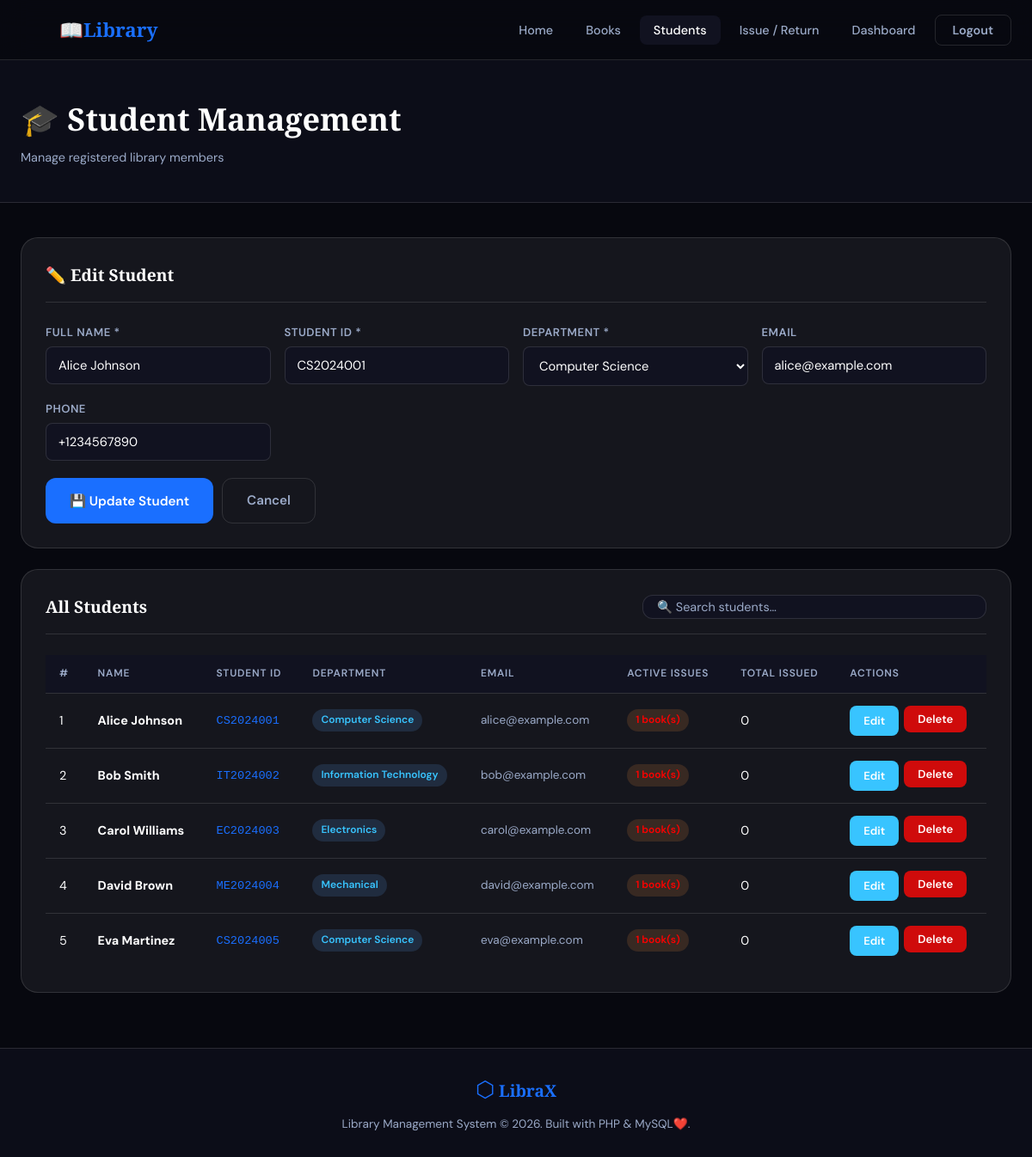
Page /students.php?edit=1 (signed in) on the committed database.
### tables this page shows
CREATE TABLE IF NOT EXISTS `students` (
    `id`         INT AUTO_INCREMENT PRIMARY KEY,
    `name`       VARCHAR(120) NOT NULL,
    `student_id` VARCHAR(50)  NOT NULL UNIQUE COMMENT 'College/University roll number',
    `department` VARCHAR(100) NOT NULL,
    `email`      VARCHAR(150) DEFAULT NULL,
    `phone`      VARCHAR(20)  DEFAULT NULL,
    `created_at` TIMESTAMP DEFAULT CURRENT_TIMESTAMP
);

### students.php (the view, shortened to what this page needs)
<?php
require_once 'includes/db.php';
$edit_student = null;
if (isset($_GET['edit']) && isset($_SESSION['admin'])) {
    $id = (int)$_GET['edit'];
    $edit_student = $conn->query("SELECT * FROM students WHERE id = $id")->fetch_assoc();
}
$students = $conn->query("
    SELECT s.*,
           COUNT(t.id) AS total_issued,
           SUM(CASE WHEN t.return_date IS NULL THEN 1 ELSE 0 END) AS active_issues
    FROM students s
    LEFT JOIN transactions t ON s.id = t.student_id
    GROUP BY s.id
    ORDER BY s.name ASC
");
require_once 'includes/header.php';
?>
<div class="page-header">
    <div class="page-header-inner">
        <div>
            <div class="page-title">🎓 Student Management</div>
            <div class="page-subtitle">Manage registered library members</div>
        </div>
    </div>
</div>
<div class="content-area">
    <?php if (isset($_SESSION['admin'])): ?>
    <div class="panel">
        <div class="panel-header">
            <div class="panel-title"><?= $edit_student ? '✏️ Edit Student' : '➕ Add New Student' ?></div>
        </div>
        <form method="POST" action="students.php" data-validate>
            <div class="form-grid">
                <div class="form-group">
                    <label>Full Name *</label>
                    <input type="text" name="name" class="form-control" required
                           placeholder="e.g. John Doe"
                           value="<?= htmlspecialchars($edit_student['name'] ?? '') ?>">
                </div>
                <div class="form-group">
                    <label>Student ID *</label>
                    <input type="text" name="student_id" class="form-control" required
                           placeholder="e.g. CS2024001"
                           value="<?= htmlspecialchars($edit_student['student_id'] ?? '') ?>">
                </div>
                <div class="form-group">
                    <label>Department *</label>
                    <select name="department" class="form-control" required>
                        <?php
                        $depts = ['Computer Science','Information Technology','Electronics','Mechanical','Civil','Electrical','Business Administration','Mathematics','Physics','Other'];
                        foreach ($depts as $dept):
                            $sel = ($edit_student['department'] ?? '') === $dept ? 'selected' : '';
                        ?>
                        <option value="<?= $dept ?>" <?= $sel ?>><?= $dept ?></option>
                        <?php endforeach; ?>
                    </select>
                </div>
                <div class="form-group">
                    <label>Email</label>
                    <input type="email" name="email" class="form-control"
                           placeholder="student@example.com"
                           value="<?= htmlspecialchars($edit_student['email'] ?? '') ?>">
                </div>
                <div class="form-group">
                    <label>Phone</label>
                    <input type="text" name="phone" class="form-control"
                           placeholder="e.g. +1234567890"
                           value="<?= htmlspecialchars($edit_student['phone'] ?? '') ?>">
                </div>
            </div>
            <div class="form-actions">
                <button type="submit" class="btn btn-primary">
                    <?= $edit_student ? '💾 Update Student' : '➕ Add Student' ?>
                </button>
                <?php if ($edit_student): ?>
                    <a href="students.php" class="btn btn-ghost">Cancel</a>
                <?php endif; ?>
            </div>
        </form>
    </div>
    <?php endif; ?>
    <div class="panel">
        <div class="panel-header">
            <div class="panel-title">All Students</div>
            <div class="search-bar">
                <input type="text" id="searchInput" placeholder="🔍 Search students…">
            </div>
        </div>
        <div class="table-wrap">
            <?php if ($students->num_rows > 0): ?>
            <table>
                <thead>
                    <tr>
                        <th>#</th>
                        <th>Name</th>
                        <th>Student ID</th>
                        <th>Department</th>
                        <th>Email</th>
                        <th>Active Issues</th>
                        <th>Total Issued</th>
                        <?php if (isset($_SESSION['admin'])): ?><th>Actions</th><?php endif; ?>
                    </tr>
                </thead>
                <tbody>
                    <?php while ($s = $students->fetch_assoc()): ?>
                    <tr>
                        <td><?= $s['id'] ?></td>
                        <td><strong><?= htmlspecialchars($s['name']) ?></strong></td>
                        <td><code style="color:var(--accent);font-size:0.85rem;"><?= htmlspecialchars($s['student_id']) ?></code></td>
                        <td><span class="badge badge-info"><?= htmlspecialchars($s['department']) ?></span></td>
                        <td style="color:var(--text-muted);font-size:0.85rem;"><?= htmlspecialchars($s['email'] ?: '—') ?></td>
                        <td>
                            <?php if ($s['active_issues'] > 0): ?>
                                <span class="badge badge-warning"><?= $s['active_issues'] ?> book(s)</span>
                            <?php else: ?>
                                <span class="badge badge-success">None</span>
                            <?php endif; ?>
                        </td>
                        <td><?= $s['total_issued'] ?></td>
                        <?php if (isset($_SESSION['admin'])): ?>
                        <td>
                            <div class="td-actions">
                                <a href="students.php?edit=<?= $s['id'] ?>" class="btn btn-info btn-sm">Edit</a>
                                <form method="POST" style="display:inline;">
                                    <button type="submit" class="btn btn-danger btn-sm confirm-delete">Delete</button>
                                </form>
                            </div>
                        </td>
                        <?php endif; ?>
                    </tr>
                    <?php endwhile; ?>
                </tbody>
            </table>
            <?php endif; ?>
        </div>
    </div>
</div>
<?php require_once 'includes/footer.php'; ?>

### assets/css/style.css (style rules this page uses)
:root { --bg: #07080f; --bg2: #0c0d18; --bg3: #111220; --card: rgba(255,255,255,0.06); --border: rgba(255,255,255,0.12); --accent: #1a6fff; --accent2: #0047cc; --text: #ffffff; --text-muted: #9baac8; --success: #22c55e; --danger: #cf0b0b; --info: #38c4ff; --warning: #fc0000; --radius: 12px; --radius-lg: 20px; --shadow: 0 4px 24px rgba(0,0,0,0.6); --shadow-lg: 0 12px 48px rgba(0,0,0,0.8); --font-display: 'Playfair Display', serif; --font-body: 'DM Sans', sans-serif; --nav-h: 70px; }
*, *::before, *::after { box-sizing: border-box; margin: 0; padding: 0; }
html { scroll-behavior: smooth; }
body { font-family: var(--font-body); background: var(--bg); color: var(--text); line-height: 1.6; min-height: 100vh; }
a { color: inherit; text-decoration: none; }
.btn { display: inline-flex; align-items: center; padding: 13px 28px; border-radius: var(--radius); font-family: var(--font-body); font-size: 0.95rem; font-weight: 600; cursor: pointer; border: none; transition: all 0.2s; text-decoration: none; }
.btn-primary { background: var(--accent); color: #ffffff; }
.btn-ghost { background: transparent; color: var(--text-muted); border: 1px solid var(--border); }
.btn-danger { background: var(--danger); color: white; }
.btn-info { background: var(--info); color: #ffffff; }
.btn-sm { padding: 7px 16px; font-size: 0.82rem; border-radius: 8px; }
.page-header { padding: calc(var(--nav-h) + 40px) 24px 40px; background: var(--bg2); border-bottom: 1px solid var(--border); }
.page-header-inner { max-width: 1200px; margin: 0 auto; display: flex; align-items: center; justify-content: space-between; gap: 20px; flex-wrap: wrap; }
.page-title { font-family: var(--font-display); font-size: clamp(1.6rem, 3vw, 2.4rem); font-weight: 700; }
.page-subtitle { color: var(--text-muted); font-size: 0.9rem; margin-top: 4px; }
.content-area { max-width: 1200px; margin: 0 auto; padding: 40px 24px; }
.panel { background: var(--card); border: 1px solid var(--border); border-radius: var(--radius-lg); padding: 28px; margin-bottom: 24px; }
.panel-header { display: flex; align-items: center; justify-content: space-between; margin-bottom: 24px; padding-bottom: 16px; border-bottom: 1px solid var(--border); }
.panel-title { font-family: var(--font-display); font-size: 1.2rem; font-weight: 700; }
.form-grid { display: grid; grid-template-columns: repeat(auto-fit, minmax(220px, 1fr)); gap: 16px; }
.form-group { display: flex; flex-direction: column; gap: 6px; }
.form-group label { font-size: 0.82rem; font-weight: 600; color: var(--text-muted); letter-spacing: 0.5px; text-transform: uppercase; }
.form-control { background: var(--bg3); border: 1px solid var(--border); border-radius: 8px; padding: 11px 14px; color: var(--text); font-family: var(--font-body); font-size: 0.92rem; transition: border-color 0.2s, box-shadow 0.2s; outline: none; width: 100%; }
.form-control::placeholder { color: var(--text-muted); opacity: 0.6; }
select.form-control { cursor: pointer; }
.form-actions { display: flex; gap: 10px; flex-wrap: wrap; margin-top: 20px; }
.table-wrap { overflow-x: auto; }
table { width: 100%; border-collapse: collapse; font-size: 0.9rem; }
thead th { background: var(--bg3); padding: 12px 16px; text-align: left; font-size: 0.75rem; font-weight: 600; text-transform: uppercase; letter-spacing: 0.8px; color: var(--text-muted); border-bottom: 1px solid var(--border); }
tbody td { padding: 14px 16px; border-bottom: 1px solid var(--border); vertical-align: middle; }
tbody tr:last-child td { border-bottom: none; }
.td-actions { display: flex; gap: 6px; flex-wrap: wrap; }
.badge { display: inline-flex; align-items: center; gap: 4px; padding: 3px 10px; border-radius: 50px; font-size: 0.75rem; font-weight: 600; }
.badge-info { background: rgba(96,165,250,0.15); color: var(--info); }
.badge-warning { background: rgba(251,146,60,0.15); color: var(--warning); }
.search-bar { display: flex; gap: 10px; align-items: center; background: var(--bg3); border: 1px solid var(--border); border-radius: var(--radius); padding: 4px 4px 4px 16px; flex: 1; max-width: 400px; }
.search-bar input { flex: 1; background: none; border: none; outline: none; color: var(--text); font-family: var(--font-body); font-size: 0.9rem; }
.search-bar input::placeholder { color: var(--text-muted); }

### rows in the picture
students: name "Alice Johnson", student_id "CS2024001", email "alice@example.com", phone "+1234567890", id "1", student "CS2024001", department "Computer Science", active_issues "1", total_issued "0"
students: id "2", name "Bob Smith", student "IT2024002", department "Information Technology", email "bob@example.com", active_issues "1", total_issued "0"
students: id "3", name "Carol Williams", student "EC2024003", department "Electronics", email "carol@example.com", active_issues "1", total_issued "0"
students: id "4", name "David Brown", student "ME2024004", department "Mechanical", email "david@example.com", active_issues "1", total_issued "0"
students: id "5", name "Eva Martinez", student "CS2024005", department "Computer Science", email "eva@example.com", active_issues "1", total_issued "0"

### other values in the picture
form field department "Computer Science"
